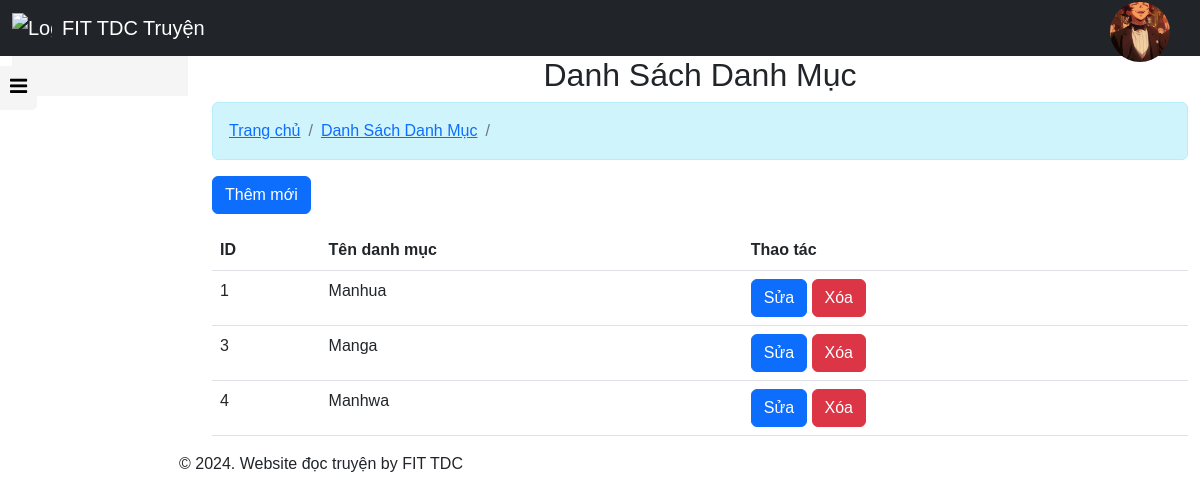
/backend/danhmuc/index.php (signed in), run on the app's committed database.
### tables this page shows
CREATE TABLE `user` (
  `user_id` int(11) NOT NULL,
  `username` varchar(255) DEFAULT NULL,
  `password` varchar(255) DEFAULT NULL,
  `email` varchar(255) DEFAULT NULL,
  `role` enum('admin','member') DEFAULT NULL,
  `avatar` varchar(255) DEFAULT NULL
);

CREATE TABLE `danhmuc` (
  `danhmuc_id` int(11) NOT NULL,
  `danhmuc_ten` varchar(255) DEFAULT NULL
);

### backend/danhmuc/index.php (the view, shortened to what this page needs)
<!DOCTYPE html>
<html lang="en">
<head>
    <?php include_once __DIR__ . '/../layouts/styles.php'; ?>
</head>
<body>
    <?php include_once __DIR__ . '/../layouts/header.php'; ?>
    <div class="container-fluid">
        <div class="row">
            <div class="col-2">
                <?php include_once __DIR__ . '/../layouts/sidebar.php'; ?>
            </div>
            <div class="col-10">
                <div class="text-center">
                    <h2>Danh Sách Danh Mục</h2>
                </div>
                <nav aria-label="breadcrumb">
                    <ol class="breadcrumb alert alert-info">
                        <li class="breadcrumb-item"><a href="/freetruyen/admin">Trang chủ</a></li>
                        <li class="breadcrumb-item"><a href="index.php">Danh Sách Danh Mục</a></li>
                        <li class="breadcrumb-item active" aria-current="page"><a href="#" id="breadcrumb-category"></a></li>
                    </ol>
                </nav>
                <div class="row">
                    <div class="col-12 mb-3">
                        <a href="create.php" class="btn btn-primary">Thêm mới</a>
                    </div>
                </div>
                <table class="table">
                    <thead>
                        <tr>
                            <th>ID</th>
                            <th>Tên danh mục</th>
                            <th>Thao tác</th>
                        </tr>
                    </thead>
                    <tbody>
                        <?php
                        include_once __DIR__ . '/../../dbconnect.php';
                        $sql = "SELECT * FROM danhmuc";
                        $result = mysqli_query($conn, $sql);
                        $data = mysqli_fetch_all($result, MYSQLI_ASSOC);
                        foreach ($data as $danhmuc) :
                        ?>
                            <tr>
                                <td><?= $danhmuc['danhmuc_id'] ?></td>
                                <td><?= $danhmuc['danhmuc_ten'] ?></td>
                                <td>
                                    <a href="edit.php?id=<?= $danhmuc['danhmuc_id'] ?>" class="btn btn-primary">Sửa</a>
                                    <a href="delete.php?id=<?= $danhmuc['danhmuc_id'] ?>" class="btn btn-danger" onclick="return confirm('Bạn có chắc chắn muốn xóa?')">Xóa</a>
                                </td>
                            </tr>
                        <?php endforeach; ?>
                    </tbody>
                </table>
            </div>
            <div class="col-12">
                <?php include_once __DIR__ . '/../layouts/footer.php'; ?>
            </div>
        </div>
    </div>
</body>
</html>

### backend/layouts/header.php (shortened to what this page needs)
<!DOCTYPE html>
<html lang="en">
<head>
  <link rel="stylesheet" href="https://cdnjs.cloudflare.com/ajax/libs/bootstrap/5.2.0/css/bootstrap.min.css">
  <link rel="stylesheet" href="/freetruyen/backend/layouts/style.css">
</head>
<body>
<header>
  <nav class="navbar navbar-expand-lg bg-body-tertiary navbar-dark bg-dark" data-bs-theme="dark">
    <div class="container-fluid">
      <a class="navbar-brand" href="/freetruyen/backend/dashboard.php">
        <img src="/freetruyen/backend/layouts/logoweb.png" alt="Logo" class="logo-icon">
        FIT TDC Truyện
      </a>
      <div class="action">
        <div class="profile" onclick="menuToggle();">
          <?php
          if (isset($_SESSION['user_id'])) {
            include_once __DIR__ . '/../../dbconnect.php';
            $user_id = $_SESSION['user_id'];
            $query = "SELECT avatar FROM user WHERE user_id = $user_id";
            $result = mysqli_query($conn, $query);
            $row = mysqli_fetch_assoc($result);
            echo '<img src="/freetruyen/assets/' . $row['avatar'] . '" alt="User Account">';
          }
          ?>
        </div>
      </div>
    </div>
  </nav>
</header>
</body>
</html>

### backend/layouts/style.css (style rules this page uses)
.navbar-brand { display: flex; align-items: center; gap: 10px; }
.navbar-brand .logo-icon { width: 40px; height: auto; }
* { font-family: "poppins", sans-serif; margin: 0; padding: 0; }
body { background-color: #333; height: 100vh; }
.action { position: fixed; right: 30px; top: 2px; }
.action .profile { border-radius: 50%; cursor: pointer; height: 60px; overflow: hidden; position: relative; width: 60px; }
.action .profile img { width: 100%; top: 0; position: absolute; object-fit: cover; left: 0; height: 100%; }

### data on the page
user: avatar (picture)
danhmuc: danhmuc_id "1", danhmuc_ten "Manhua"
danhmuc: danhmuc_id "3", danhmuc_ten "Manga"
danhmuc: danhmuc_id "4", danhmuc_ten "Manhwa"
